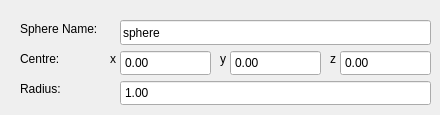
        <widget class="QWidget" name="page_17">
         <widget class="QDoubleSpinBox" name="dblbox_geometry_meshes_sphere_centre_x">
          <property name="geometry">
           <rect>
            <x>120</x>
            <y>50</y>
            <width>91</width>
            <height>26</height>
           </rect>
          </property>
          <property name="buttonSymbols">
           <enum>QAbstractSpinBox::NoButtons</enum>
          </property>
         </widget>
         <widget class="QLabel" name="label_60">
          <property name="geometry">
           <rect>
            <x>220</x>
            <y>50</y>
            <width>16</width>
            <height>17</height>
           </rect>
          </property>
          <property name="text">
           <string>y</string>
          </property>
         </widget>
         <widget class="QDoubleSpinBox" name="dblbox_geometry_meshes_sphere_centre_z">
          <property name="geometry">
           <rect>
            <x>340</x>
            <y>50</y>
            <width>91</width>
            <height>26</height>
           </rect>
          </property>
          <property name="buttonSymbols">
           <enum>QAbstractSpinBox::NoButtons</enum>
          </property>
         </widget>
         <widget class="QLabel" name="label_61">
          <property name="geometry">
           <rect>
            <x>20</x>
            <y>20</y>
            <width>101</width>
            <height>17</height>
           </rect>
          </property>
          <property name="text">
           <string>Sphere Name:</string>
          </property>
         </widget>
         <widget class="QDoubleSpinBox" name="dblbox_geometry_meshes_sphere_centre_y">
          <property name="geometry">
           <rect>
            <x>230</x>
            <y>50</y>
            <width>91</width>
            <height>26</height>
           </rect>
          </property>
          <property name="buttonSymbols">
           <enum>QAbstractSpinBox::NoButtons</enum>
          </property>
         </widget>
         <widget class="QLabel" name="label_62">
          <property name="geometry">
           <rect>
            <x>330</x>
            <y>50</y>
            <width>16</width>
            <height>17</height>
           </rect>
          </property>
          <property name="text">
           <string>z</string>
          </property>
         </widget>
         <widget class="QLineEdit" name="line_geometry_meshes_spherename">
          <property name="geometry">
           <rect>
            <x>120</x>
            <y>20</y>
            <width>311</width>
            <height>25</height>
           </rect>
          </property>
          <property name="text">
           <string>sphere</string>
          </property>
         </widget>
         <widget class="QLabel" name="label_63">
          <property name="geometry">
           <rect>
            <x>20</x>
            <y>50</y>
            <width>71</width>
            <height>17</height>
           </rect>
          </property>
          <property name="text">
           <string>Centre:</string>
          </property>
         </widget>
         <widget class="QLabel" name="label_64">
          <property name="geometry">
           <rect>
            <x>110</x>
            <y>50</y>
            <width>16</width>
            <height>17</height>
           </rect>
          </property>
          <property name="text">
           <string>x</string>
          </property>
         </widget>
         <widget class="QLabel" name="label_65">
          <property name="geometry">
           <rect>
            <x>20</x>
            <y>80</y>
            <width>71</width>
            <height>17</height>
           </rect>
          </property>
          <property name="text">
           <string>Radius:</string>
          </property>
         </widget>
         <widget class="QDoubleSpinBox" name="dblbox_geometry_meshes_sphere_radius">
          <property name="geometry">
           <rect>
            <x>120</x>
            <y>80</y>
            <width>311</width>
            <height>26</height>
           </rect>
          </property>
          <property name="font">
           <font>
            <kerning>true</kerning>
           </font>
          </property>
          <property name="wrapping">
           <bool>false</bool>
          </property>
          <property name="frame">
           <bool>true</bool>
          </property>
          <property name="buttonSymbols">
           <enum>QAbstractSpinBox::NoButtons</enum>
          </property>
          <property name="specialValueText">
           <string/>
          </property>
          <property name="prefix">
           <string/>
          </property>
          <property name="decimals">
           <number>2</number>
          </property>
          <property name="minimum">
           <double>0.000000000000000</double>
          </property>
          <property name="singleStep">
           <double>1.000000000000000</double>
          </property>
          <property name="value">
           <double>1.000000000000000</double>
          </property>
         </widget>
        </widget>
